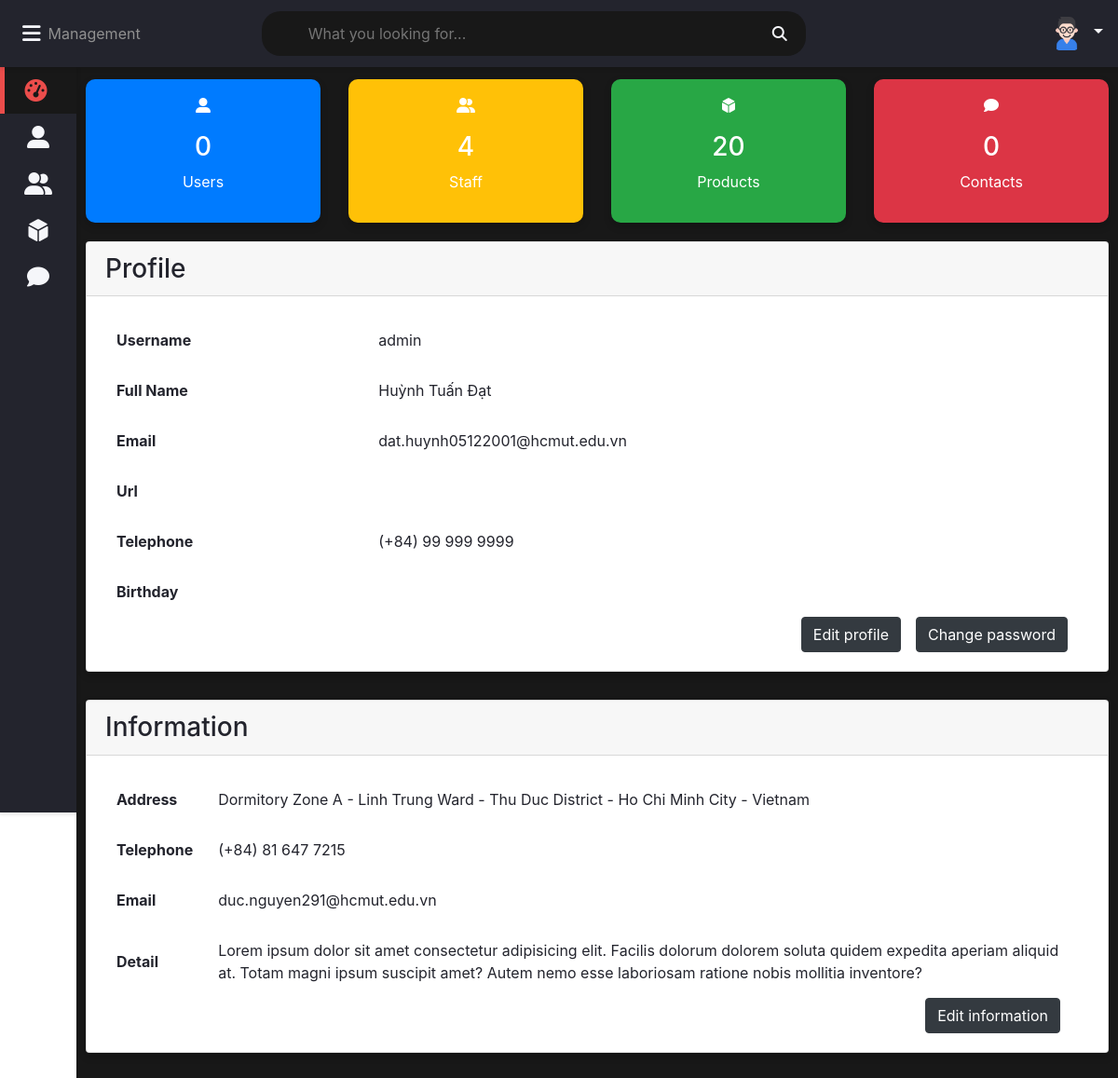
Before: /php/admin/dashboard.php (signed in) with the older database file.
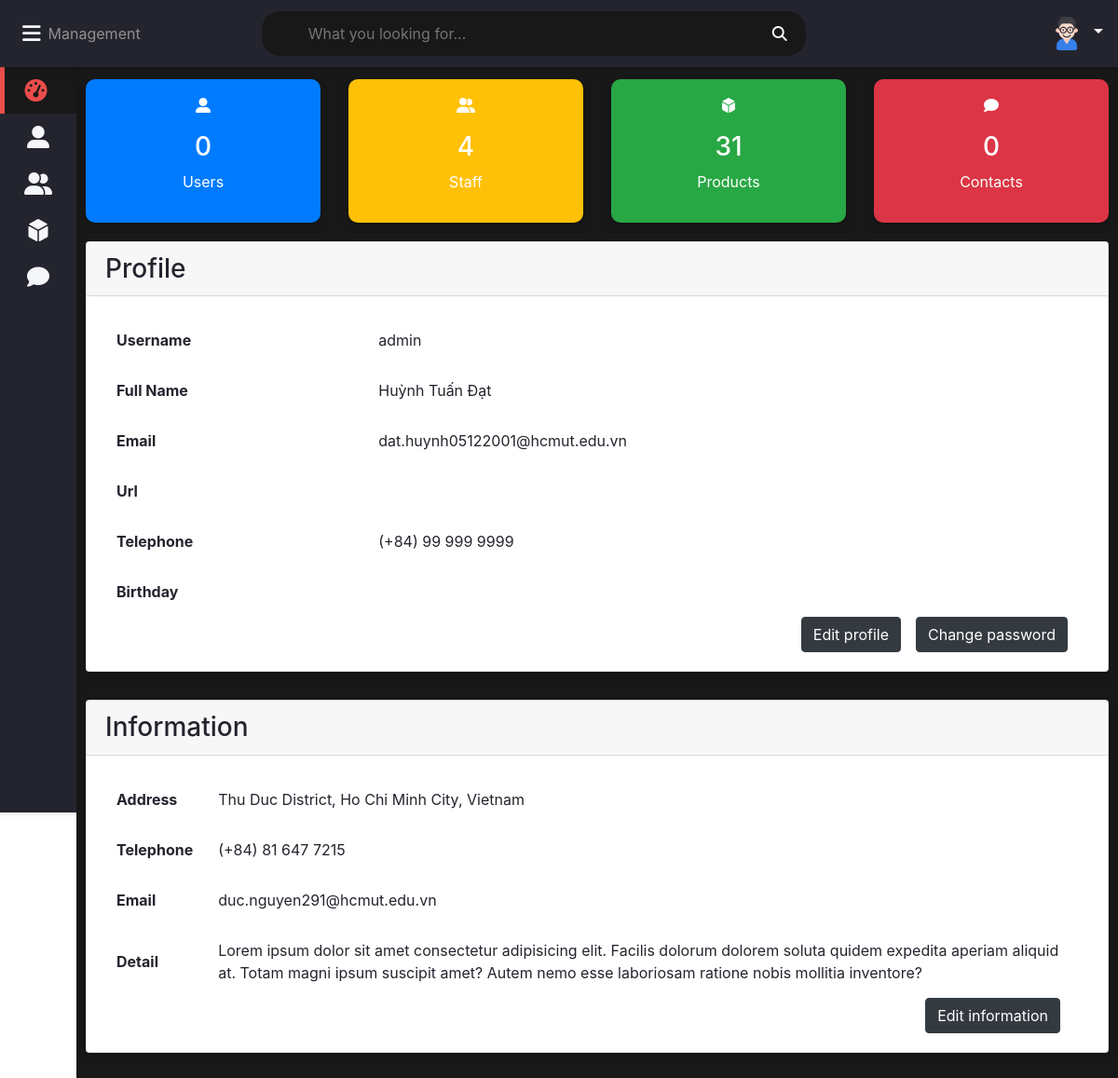
After: the same page with the newer database file.
### tables this page shows
create table information(
    detail longtext,
    address varchar(255),
    phone varchar(255),
    email varchar(255)
);

### php/admin/dashboard.php (the view, shortened to what the changed rows need)
<?php
require_once "config.php";
?>
<!DOCTYPE html>
<html lang="en">
<head>
    <link rel="stylesheet" href="../../assets/css/admin.css">
    <link rel="stylesheet" href="https://maxcdn.bootstrapcdn.com/bootstrap/4.5.2/css/bootstrap.min.css">
    <link rel="stylesheet" href="https://cdnjs.cloudflare.com/ajax/libs/font-awesome/4.7.0/css/font-awesome.min.css">
</head>
<body class="overlay-scrollbar">
    <div class="wrapper">
        <div class="row">
            <div class="col-lg-3 col-md-6 col-sm-12">
                <div class="counter bg-success">
                    <p>
                        <i class="fas fa-dice-d6"></i>
                    </p>
                    <?php
                    $sql = "SELECT COUNT(id) FROM product";
                    $stmt = $mysqli->prepare($sql);
                    $stmt->execute();
                    $stmt->store_result();
                    $stmt->bind_result($number_product);
                    ?>
                    <h3><?php echo $number_product; ?></h3>
                    <p>Products</p>
                </div>
            </div>
        </div>
        <div class="row">
            <div class="col-12">
                <div class="card">
                    <div class="card-content">
                        <table>
                            <tr>
                                <th>Username</th>
                            </tr>
                            <tr>
                                <th>Full Name</th>
                            </tr>
                            <tr>
                                <th>Email</th>
                            </tr>
                            <tr>
                                <th>Url</th>
                            </tr>
                            <tr>
                                <th>Telephone</th>
                            </tr>
                            <tr>
                                <th>Birthday</th>
                            </tr>
                        </table>
                    </div>
                </div>
            </div>
        </div>
        <div class="row">
            <div class="col-12">
                <div class="card">
                    <div class="card-content">
                        <?php
                        $sql = "SELECT * FROM information WHERE 1";
                        $stmt = $mysqli->prepare($sql);
                        $stmt->execute();
                        $stmt->store_result();
                        $stmt->bind_result($detail, $address, $phone_info, $email_info);
                        ?>
                        <table>
                            <tr>
                                <th>Address</th>
                                <td><?php echo $address; ?></td>
                            </tr>
                            <tr>
                                <th>Telephone</th>
                                <td><?php echo $phone_info; ?></td>
                            </tr>
                            <tr>
                                <th>Email</th>
                                <td><?php echo $email_info; ?></td>
                            </tr>
                            <tr>
                                <th>Detail</th>
                                <td><?php echo $detail; ?></td>
                            </tr>
                        </table>
                    </div>
                </div>
            </div>
        </div>
    </div>
</body>
</html>

Changed rows visible on the page:
removed information: address "Dormitory Zone A - Linh Trung Ward - Thu Duc District - Ho Chi Minh City - Vietnam", phone "(+84) 81 647 7215", email "duc.nguyen291@hcmut.edu.vn", detail "Lorem ipsum dolor sit amet consectetur adipisicing elit. Facilis dolorum dolorem soluta quidem expedita aperiam aliquid at. Totam magni ipsum suscipit amet? Autem nemo esse laboriosam ratione nobis mollitia inventore?"
added information: address "Thu Duc District, Ho Chi Minh City, Vietnam", phone "(+84) 81 647 7215", email "duc.nguyen291@hcmut.edu.vn", detail "Lorem ipsum dolor sit amet consectetur adipisicing elit. Facilis dolorum dolorem soluta quidem expedita aperiam aliquid at. Totam magni ipsum suscipit amet? Autem nemo esse laboriosam ratione nobis mollitia inventore?"
Other visible differences:
$number_product: "20" → "31"
